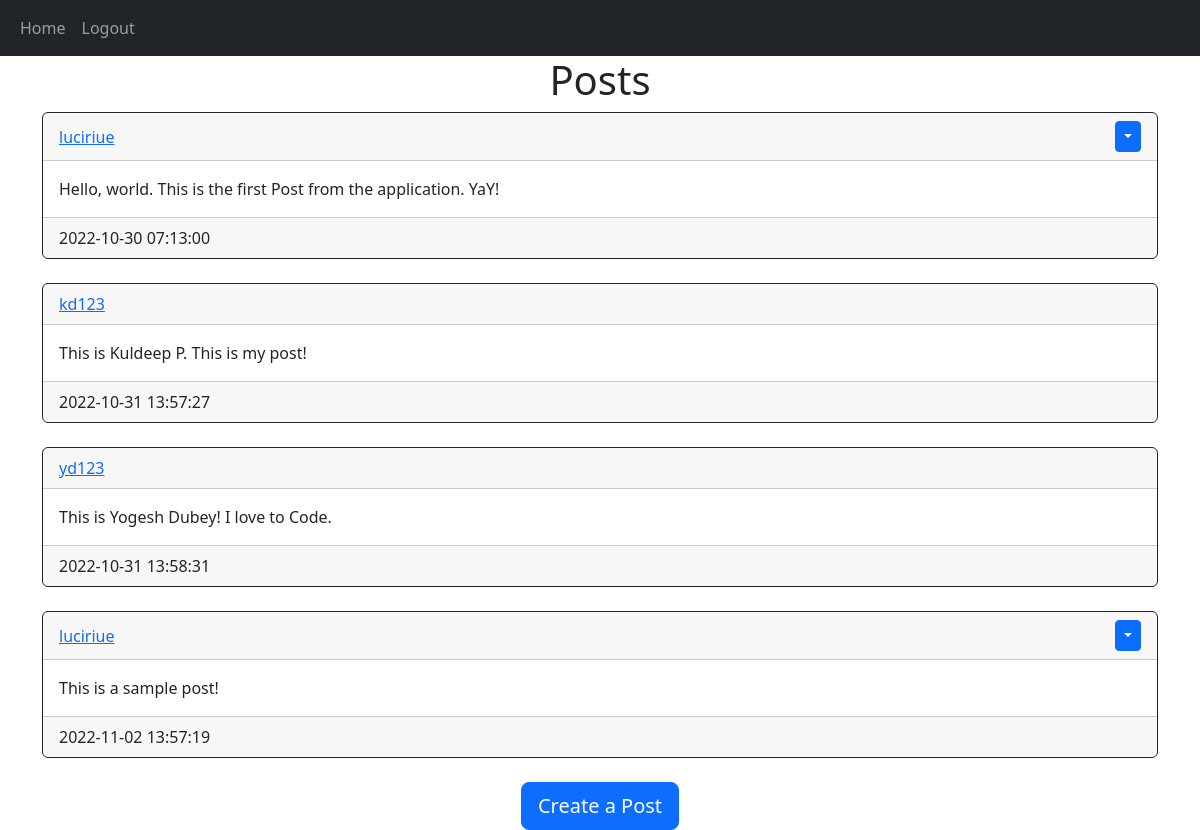
Screenshot of /home (signed in) with the database file from the repository.
### website/models.py (models this page shows)
class Post(db.Model):
    id = db.Column(db.Integer, primary_key=True)
    text = db.Column(db.Text, nullable=False)
    date_created = db.Column(db.DateTime(timezone=True), default=func.now())
    author = db.Column(db.Integer, db.ForeignKey('user.id', ondelete="CASCADE"), nullable=False)

class User(db.Model, UserMixin):
    id = db.Column(db.Integer, primary_key=True)
    email = db.Column(db.String(150), unique=True)
    username = db.Column(db.String(150), unique=True)
    password = db.Column(db.String(150))
    date_created = db.Column(db.DateTime(timezone=True), default=func.now())
    posts = db.relationship('Post', backref='user', passive_deletes=True)

### website/views.py (the view)
@views.route("/")
@views.route("/home")
@login_required
def home():
    posts = Post.query.all()
    return render_template("home.html", user=current_user, posts = posts)

### website/__init__.py (called while the page is built)
def create_app():
    blogapp = Flask(__name__)
    blogapp.config['SECRET_KEY'] = "saltkey"
    blogapp.config['SQLALCHEMY_DATABASE_URI'] = f'sqlite:///{DB_NAME}'
    db.init_app(blogapp)
    from .views import views
    from .auth import auth
    blogapp.register_blueprint(views, url_prefix="/")
    blogapp.register_blueprint(auth, url_prefix="/")
    from .models import User, Post
    create_database(blogapp)
    login_manager = LoginManager()
    login_manager.login_view = "auth.login"
    login_manager.init_app(blogapp)
    @login_manager.user_loader
    def load_user(id):
        return User.query.get(int(id))
    return blogapp

### website/templates/home.html (shortened to what this page needs)
{% extends "posts_div.html" %}

### website/templates/posts_div.html (shortened to what this page needs)
{% extends "base.html" %}
{% block content %}
<h1 align="center">{% block header %}Posts{% endblock %}</h1>
<div id="posts">
    {% for post in posts %}
    <div class="card border-dark">
        <div class="card-header d-flex justify-content-between align-items-center">
            <a href="/posts/{{post.user.username}}">{{post.user.username}}</a>
            {% if user.id == post.author %}
            <div class="btn-group">
                <button type="button" class="btn btn-sm btn-primary dropdown-toggle" data-bs-toggle="dropdown"></button>
            </div>
            {% endif %}
        </div>
        <div class="card-body">
            <div class="card-text">
                {{post.text}}
            </div>
        </div>
        <div class="card-footer tet-muted">
            {{post.date_created}}
        </div>
    </div>
    <br/>
    {% endfor %}
</div>
{% block footer %}
<div align="center">
    <a href="/create-post"><button type="button" class="btn btn-primary  btn-lg">Create a Post</button></a>
</div>
{% endblock%}
{% endblock %}

### rows the page displays
Post: user.username "luciriue", text "Hello, world. This is the first Post from the application. YaY!", date_created "2022-10-30 07:13:00"
Post: user.username "kd123", text "This is Kuldeep P. This is my post!", date_created "2022-10-31 13:57:27"
Post: user.username "yd123", text "This is Yogesh Dubey! I love to Code.", date_created "2022-10-31 13:58:31"
Post: user.username "luciriue", text "This is a sample post!", date_created "2022-11-02 13:57:19"
